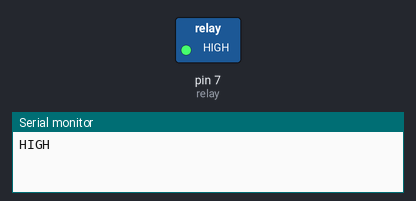
This sketch was run on a simulated Arduino Uno, built with avr-gcc and run on an emulated ATmega328P. Parts: switched loads named in the sketch (green lamp = pin HIGH), the last lines printed to the serial monitor.

Above: at 2.5 s.
At 7.5 s:
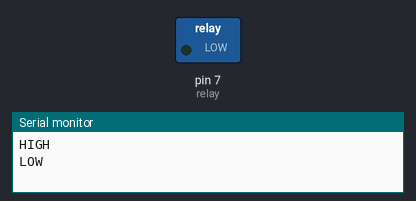
Timing chart, 0 to 13.0 s (numbered marks = the images above):
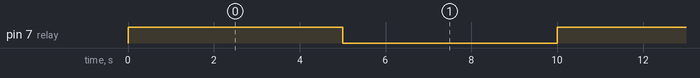

Measured:
- by itself, pin 7 (relay): alternates HIGH for 5.0 s and LOW for 5.0 s

The sketch:

relayteste.ino
```cpp
int relay = 7;

void setup(){
  Serial.begin(9600);
  pinMode(relay, OUTPUT);
}

void loop(){
  digitalWrite(relay, HIGH);
  Serial.println("HIGH");
  delay(5000);
  digitalWrite(relay, LOW);
  Serial.println("LOW");
  delay(5000);

}
```
